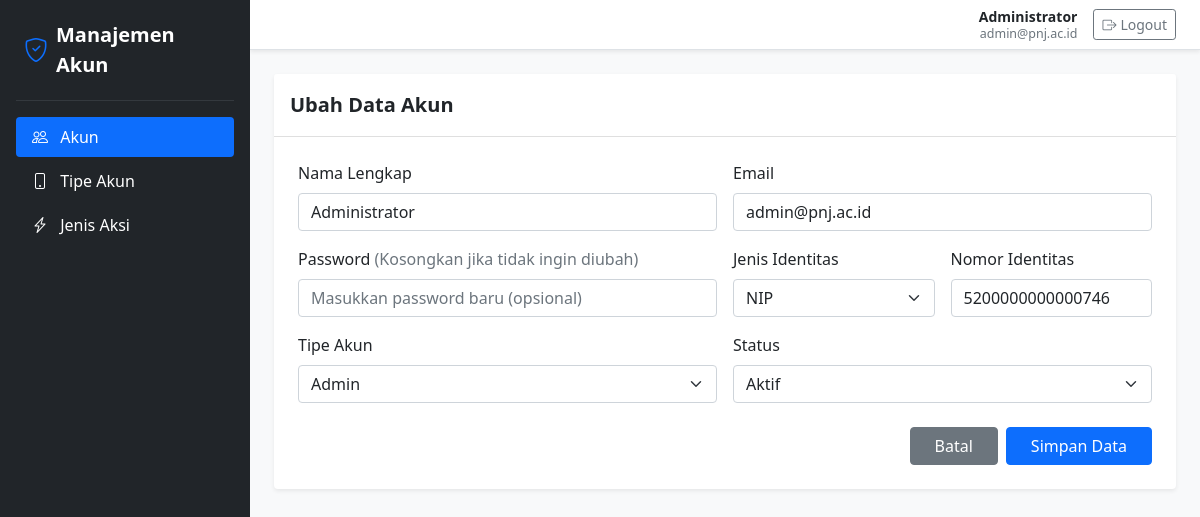
/index.php?url=account/edit/7c9e6679-7425-40de-944b-e07fc1f90ae7 (signed in), run on the app's committed database.
### tables this page shows
CREATE TABLE IF NOT EXISTS `accounts` (
    `id` CHAR(36) NOT NULL,
    `name` VARCHAR(128) NOT NULL,
    `email` VARCHAR(128) NOT NULL,
    `password` TEXT NOT NULL,
    `account_type_id` CHAR(36) NULL UNIQUE,  
    `status` VARCHAR(128) NOT NULL,
    `identification_number` VARCHAR(128) NOT NULL,
    `identification_type` ENUM('NIM', 'NIP') NOT NULL,
    `created_at` DATETIME NOT NULL DEFAULT CURRENT_TIMESTAMP,
    `updated_at` DATETIME NOT NULL DEFAULT CURRENT_TIMESTAMP ON UPDATE CURRENT_TIMESTAMP,
    `deleted_at` DATETIME NULL DEFAULT NULL,
    PRIMARY KEY (`id`),
    CONSTRAINT `fk_accounts_account_type` 
        FOREIGN KEY (`account_type_id`) 
        REFERENCES `account_type` (`id`) 
        ON DELETE SET NULL 
        ON UPDATE CASCADE
);

CREATE TABLE IF NOT EXISTS `account_type` (
    `id` CHAR(36) NOT NULL,
    `name` VARCHAR(128) NOT NULL,
    `description` TEXT NULL,
    `created_at` DATETIME NOT NULL DEFAULT CURRENT_TIMESTAMP,
    `updated_at` DATETIME NOT NULL DEFAULT CURRENT_TIMESTAMP ON UPDATE CURRENT_TIMESTAMP,
    `deleted_at` DATETIME NULL DEFAULT NULL,
    PRIMARY KEY (`id`)
);

### app/Controllers/AccountController.php (called while the page is built, shortened)
<?php
require_once __DIR__ . '/../../core/Controller.php';
class AccountController extends Controller {
    public function edit($id = null) {
        $accountModel = $this->model('Account');
        $account = $accountModel->getAccountById($id);
        $accountTypeModel = $this->model('AccountType');
        $accountTypes = $accountTypeModel->getAccountType();
        $usedTypeIds = $accountModel->getUsedAccountTypeIds($id);
        $flash = $_SESSION['flash'] ?? null;
        $data = [
            'title' => 'Ubah Data Akun',
            'activeMenu' => 'account',
            'account' => $account,
            'accountTypes' => $accountTypes,
            'usedTypeIds' => $usedTypeIds,
            'flash' => $flash
        ];
        $this->view('account/form', $data);
    }
}

### core/Router.php (called while the page is built, shortened)
<?php
class Router {
    protected $method = 'index';
    public function __construct() {
        $url = $this->parseUrl();
        if (isset($url[0]) && !empty($url[0])) {
            $raw = strtolower(str_replace(['_', '-'], '', $url[0]));
            if ($raw === 'login' || $raw === 'auth') {
                $controllerName = 'AuthController';
            } elseif ($raw === 'accounttype') {
                $controllerName = 'AccountTypeController';
            } else {
                $controllerName = ucfirst($url[0]) . 'Controller';
            }
            if (file_exists(__DIR__ . '/../app/Controllers/' . $controllerName . '.php')) {
                unset($url[0]);
            } else {
                $this->render404();
                return;
            }
        }
        $this->controller = new $this->controller;
        if (isset($url[1])) {
            if (method_exists($this->controller, $url[1])) {
                $this->method = $url[1];
                unset($url[1]);
            } else {
                $this->render404();
                return;
            }
        }
        $this->params = $url ? array_values($url) : [];
        call_user_func_array([$this->controller, $this->method], $this->params);
    }
    private function parseUrl() {
        if (isset($_GET['url'])) {
            $url = rtrim($_GET['url'], '/');
            $url = filter_var($url, FILTER_SANITIZE_URL);
            return explode('/', $url);
        }
        return [];
    }
}

### index.php (called while the page is built, shortened)
<?php
require_once __DIR__ . '/core/Router.php';
require_once __DIR__ . '/core/Controller.php';
require_once __DIR__ . '/core/Model.php';
$app = new Router();

### core/Model.php (called while the page is built, shortened)
<?php
class Model {
    public function __construct() {
        $dsn = "mysql:host=" . DB_HOST . ";dbname=" . DB_NAME . ";charset=" . DB_CHARSET;
        $options = [
            PDO::ATTR_ERRMODE            => PDO::ERRMODE_EXCEPTION,
            PDO::ATTR_DEFAULT_FETCH_MODE => PDO::FETCH_ASSOC,
            PDO::ATTR_EMULATE_PREPARES   => false,
        ];
        try {
            $this->db = new PDO($dsn, DB_USER, DB_PASS, $options);
        } catch (\PDOException $e) {
            $this->db = null;
        }
    }
}

### app/Models/Account.php (called while the page is built, shortened)
<?php
require_once __DIR__ . '/../../core/Model.php';
class Account extends Model {
    public function getAccountById($id) {
        try {
            $stmt = $this->db->prepare("SELECT a.*, t.name as account_type_name
                                        FROM accounts a
                                        LEFT JOIN account_type t ON a.account_type_id = t.id
                                        WHERE a.id = :id AND a.deleted_at IS NULL");
            $stmt->execute(['id' => $id]);
            return $stmt->fetch();
        } catch (\PDOException $e) {
            return null;
        }
    }
    public function getUsedAccountTypeIds($excludeAccountId = null) {
        try {
            $sql = "SELECT account_type_id FROM accounts WHERE deleted_at IS NULL";
            $params = [];
            if (!empty($excludeAccountId)) {
                $sql .= " AND id != :exclude_id";
                $params['exclude_id'] = $excludeAccountId;
            }
            $stmt = $this->db->prepare($sql);
            $stmt->execute($params);
            return $stmt->fetchAll(PDO::FETCH_COLUMN);
        } catch (\PDOException $e) {
            return [];
        }
    }
}

### app/Models/AccountType.php (called while the page is built, shortened)
<?php
require_once __DIR__ . '/../../core/Model.php';
class AccountType extends Model {
    public function getAccountType($keyword = '') {
        $sql = "SELECT * FROM account_type WHERE deleted_at IS NULL";
        $params = [];
        $sql .= " ORDER BY created_at ASC, name ASC";
        $stmt = $this->db->prepare($sql);
        $stmt->execute($params);
        return $stmt->fetchAll();
    }
}

### app/Views/account/form.php (the view, shortened to what this page needs)
<?php
$isEdit = !empty($account);
$action = $isEdit ? 'account/update/' . $account['id'] : 'account/store';
$usedTypeIds = $usedTypeIds ?? [];
?>
<div class="card shadow-sm border-0">
    <div class="card-header bg-white py-3 fw-bold fs-5">
        <?= $isEdit ? 'Ubah Data Akun' : 'Tambah Data Akun Baru' ?>
    </div>
    <div class="card-body p-4">
        <form method="POST" action="<?= BASE_URL ?>index.php?url=<?= $action ?>">
            <div class="row g-3 mb-3">
                <div class="col-md-6">
                    <label for="name" class="form-label fw-semibold">Nama Lengkap</label>
                    <input type="text" id="name" name="name" class="form-control" placeholder="Masukkan Nama Lengkap"
                           value="<?= htmlspecialchars($account['name'] ?? '') ?>" required>
                </div>
                <div class="col-md-6">
                    <label for="email" class="form-label fw-semibold">Email</label>
                    <input type="email" id="email" name="email" class="form-control" placeholder="Masukkan Email"
                           value="<?= htmlspecialchars($account['email'] ?? '') ?>" required>
                </div>
            </div>
            <div class="row g-3 mb-3">
                <div class="col-md-6">
                    <label for="password" class="form-label fw-semibold">
                        Password <?= $isEdit ? '<span class="text-muted fw-normal">(Kosongkan jika tidak ingin diubah)</span>' : '' ?>
                    </label>
                    <input type="password" id="password" name="password" class="form-control"
                           placeholder="<?= $isEdit ? 'Masukkan password baru (opsional)' : 'Masukkan Password (Minimal 6 karakter)' ?>"
                           <?= $isEdit ? '' : 'required' ?>>
                </div>
                <div class="col-md-3">
                    <label for="identification_type" class="form-label fw-semibold">Jenis Identitas</label>
                    <select id="identification_type" name="identification_type" class="form-select" required>
                        <option value="NIP" <?= ($account['identification_type'] ?? '') === 'NIP' ? 'selected' : '' ?>>NIP</option>
                    </select>
                </div>
                <div class="col-md-3">
                    <label for="identification_number" class="form-label fw-semibold">Nomor Identitas</label>
                    <input type="text" id="identification_number" name="identification_number" class="form-control"
                           placeholder="Masukkan Nomor Identitas"
                           value="<?= htmlspecialchars($account['identification_number'] ?? '') ?>" required>
                </div>
            </div>
            <div class="row g-3 mb-4">
                <div class="col-md-6">
                    <label for="account_type_id" class="form-label fw-semibold">Tipe Akun</label>
                    <select id="account_type_id" name="account_type_id" class="form-select" required>
                        <?php if (!empty($accountTypes)): ?>
                            <?php foreach ($accountTypes as $type): ?>
                                <?php
                                $isSelected = ($account['account_type_id'] ?? '') === $type['id'];
                                $isUsed = in_array($type['id'], $usedTypeIds);
                                ?>
                                <option value="<?= htmlspecialchars($type['id']) ?>"
                                    <?= $isSelected ? 'selected' : '' ?>
                                    <?= ($isUsed && !$isSelected) ? 'disabled' : '' ?>>
                                    <?= htmlspecialchars($type['name']) ?>
                                </option>
                            <?php endforeach; ?>
                        <?php endif; ?>
                    </select>
                </div>
                <div class="col-md-6">
                    <label for="status" class="form-label fw-semibold">Status</label>
                    <select id="status" name="status" class="form-select" required>
                        <option value="Aktif" <?= ($account['status'] ?? 'Aktif') === 'Aktif' ? 'selected' : '' ?>>Aktif</option>
                    </select>
                </div>
            </div>
            <div class="d-flex justify-content-end gap-2">
                <a href="<?= BASE_URL ?>index.php?url=account" class="btn btn-secondary px-4">Batal</a>
                <button type="submit" class="btn btn-primary px-4">Simpan Data</button>
            </div>
        </form>
    </div>
</div>

### data on the page
accounts: name "Administrator", email "admin@pnj.ac.id", identification_type "NIP", identification_number "5200000000000746", account_type_id "Admin", status "Aktif"

### other printed values
$_SESSION['user_name'] "Administrator"
$_SESSION['user_email'] "admin@pnj.ac.id"
